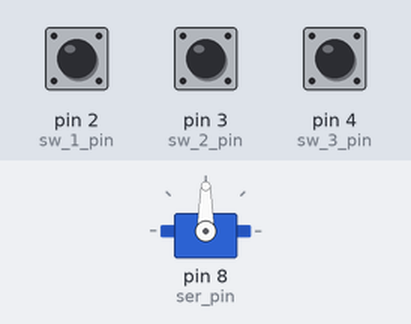
Recording of a sketch running on a simulated Arduino Uno, built with avr-gcc and run on an emulated ATmega328P. Shown: servo. The test bench sets the inputs (shaded band); at power-on: pin 2 (sw_1_pin) HIGH, pin 3 (sw_2_pin) HIGH, pin 4 (sw_3_pin) HIGH.

Above: at 0.1 s.
Timing chart, 0 to 3.7 s (numbered marks = the images above):
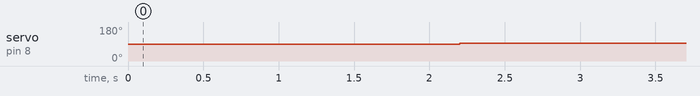

The sketch:

elevator.ino
```cpp
#include <Servo.h>

int ser_pin=8;
int ser_motion=0;
int sw_1_pin=2;
int sw_2_pin=3;
int sw_3_pin=4;
int desired=0;
int current=0;
int i=0;
int sw[3]={sw_1_pin,sw_2_pin,sw_3_pin};
int moveagain=0;
bool again=true;
bool again_1=true;
bool again_2=true;

Servo servomove;

void setup(){
  Serial.begin(9600);
  pinMode(ser_pin,OUTPUT);
  pinMode(sw_1_pin,INPUT);
  pinMode(sw_2_pin,INPUT);
  pinMode(sw_3_pin,INPUT);
  servomove.attach(ser_pin);
  delay(50);
}
void loop(){

          if(digitalRead(sw[0])==HIGH&&again==true)
           {

             desired=10; // angle according to length
             moveagain=1;
             again=false;
           }

          else if(digitalRead(sw[1])==HIGH&&again_1==true)
           {

             desired=10*2-desired; // angle according to length
             moveagain=1;
             again_1=false;
           }

          else if(digitalRead(sw[2])==HIGH&&again_2==true)
           {

             desired=10*3-desired; // angle according to length
             moveagain=1;
             again_2=false;
           }

           else
            {
             desired=0;

            }


  if ( (moveagain==1) &&(desired>current))
  {
    for(ser_motion=0;ser_motion<=desired;ser_motion++)//theta1 angle for L1 the target angle
    {
      servomove.write(90);//speed of the servo
      delay(50);//time to reach the required door
    }
  }
  else if (desired==current)
  {
    //servomove.detach();// to fully stop the servo
    servomove.write(93);//the angle of stop of the servo
  }
}
```

Measured:
- by itself, servo on pin 8 (ser_pin): 90° → 93° at 2.2 s
